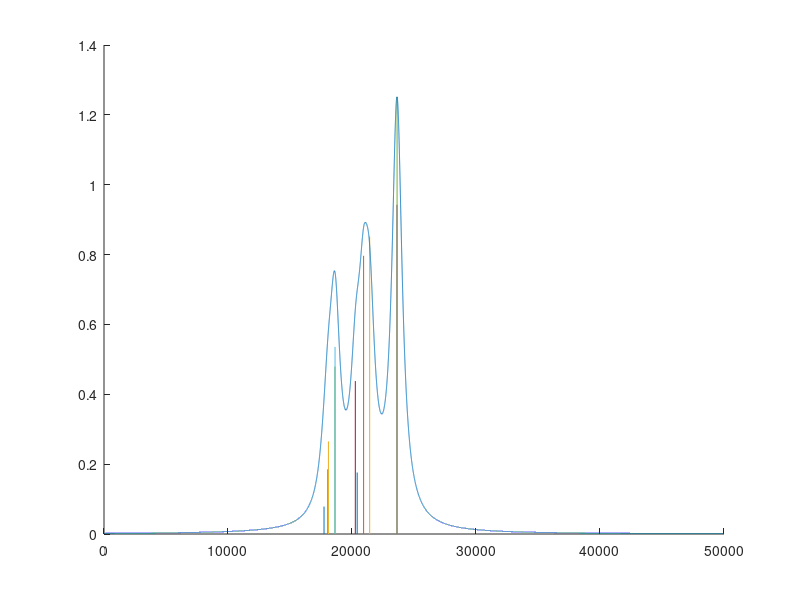

Here is the MATLAB script that generated this plot:
% Holstein-like Hamiltonian 
% This hamiltonian consist of a dimer system compose of identical monomer. 
% This system only invole 1 electronic state 1 vibrational state on the 1st
% electronic exicted state for each monomer. 
% Ref: Kistler, K. A.; Pochas, C. M.; Yamagata, H. JPCB, 2011, 116, 77?86.

%% options
% molecule parameters
NV = 2; % NUmber of maximun vibrational quata
w0 =2000;
Lambda = 0.57;
J12 = 300;
D = 0;
w0_0 = 18000;


% figure
PlotStick = 1;
LineShape = 'L';
LineWidth = 1000;
F_Min = 0000;
F_Max = 50000;


%% Construct local mode basis

NS = (NV+2)*(NV+1)/2; % number of state

[W1,W2] = ndgrid(NV+1:-1:1,1:NV+1);

WV1 = tril(W1);
WV1 = WV1(WV1>0)-1;

WV2 = tril(W2);
WV2 = WV2(WV2>0)-1;

WV = [WV1;WV2];

%% Construct vibrational ladder operators 
% prep vib mode index in matrix form
[V1_Ind1,V1_Ind2] = ndgrid(WV1);
[V2_Ind1,V2_Ind2] = ndgrid(WV2);

% prep vib quantum # diff matrix
V1_qn_diff = V1_Ind1 - V1_Ind2;
V2_qn_diff = V2_Ind1 - V2_Ind2;

% prep nuclear wavefunction overlape matrix
V1_overlap = ~(V1_qn_diff);
V2_overlap = ~(V2_qn_diff);

% Creation/Anihilation operator for |1> state 
B1_p_Ind = ~(V1_qn_diff-1);
B1_n_Ind = ~(V1_qn_diff+1);
B1_p = (      sqrt(WV1)*ones(size(WV1))') .* B1_p_Ind .* V2_overlap;
B1_n = (ones(size(WV1))*sqrt(WV1)'      ) .* B1_n_Ind .* V2_overlap;

% Creation/Anihilation operator for |2> state 
B2_p_Ind = ~(V2_qn_diff-1);
B2_n_Ind = ~(V2_qn_diff+1);
B2_p = (      sqrt(WV2)*ones(size(WV2))') .* B2_p_Ind .* V1_overlap;
B2_n = (ones(size(WV2))*sqrt(WV2)'      ) .* B2_n_Ind .* V1_overlap;

%% Construct Hmiltonian
% H = (H1) + (H2) + (H3) + (H4)
% H1: w0(Bn_p.*Bn_n)
% H2: lambda*w0*(Bn_p + Bn_n)|n><n|
% H3: J12*(|1><2| + |2><1|)
% H4: D + w0-0 + Lambda^2*w0

% H1
H1 = w0 * blkdiag(B1_p*B1_n,B2_p*B2_n);

% H2
H2 = Lambda * w0 * blkdiag(B1_p+B1_n,B2_p+B2_n);

% H3
H3 = reshape(eye(size(H1)),size(H1,1),NS,2); % need replace eye with FC factor matrix
H3 = reshape(H3(:,:,[2,1]),size(H1));
H3 = J12.*H3;

% H4
H4 = (D+w0_0+Lambda^2*w0).*eye(size(H1));

H = blkdiag(0,H1+H2+H3+H4);

%% Diagonalize H
% note: the eiganvector V_Full(:,i) has been already normalized.
[V_Full,D_Full] = eig(H);
Ex_Freq = diag(D_Full);

% sort eiganvalue form small to big and reorder the eiganvectors
[Sort_Ex_Freq,Indx] = sort(Ex_Freq);
 Sort_Ex_V          = V_Full(:,Indx);
 
%% Construct Transiton matrix
mu1 = [0,0,1];
mu2 = [1,0,0];

Trans_Monent1 = bsxfun(@times,ones(NS,1),mu1);
Trans_Monent2 = bsxfun(@times,ones(NS,1),mu2);

Trans_Loc = zeros([size(H),3]);
Trans_Loc(1,   2:  NS+1,:) = Trans_Monent1;
Trans_Loc(1,NS+2:2*NS+1,:) = Trans_Monent2;
Trans_Loc(   2:  NS+1,1,:) = Trans_Monent1;
Trans_Loc(NS+2:2*NS+1,1,:) = Trans_Monent2;


Trans_Ex = zeros([size(H),3]);
% [Improve], maybe able to do more sophisticated
for C_mu=1:3
    Trans_Ex(:,:,C_mu) = Sort_Ex_V'*Trans_Loc(:,:,C_mu)*Sort_Ex_V;
end


%% Make figure
IntM = sum(Trans_Ex.^2,3);
IntMx = Trans_Ex(:,:,1).^2;
IntMy = Trans_Ex(:,:,2).^2;
IntMz = Trans_Ex(:,:,3).^2;
mu_OneD = IntMz(2:end,1);
freq_OneD = Sort_Ex_Freq(2:end);

Num_Modes = length(freq_OneD);

hF = figure; hold on

if eq(PlotStick,1)
    line([freq_OneD';freq_OneD'],[zeros(1,Num_Modes);mu_OneD'])
end

% Get Frequency axis range
spec_range = F_Min:F_Max;

spec_array1 = bsxfun(@times,ones(Num_Modes,length(spec_range)),spec_range);
spec_array2 = bsxfun(@minus,spec_array1,freq_OneD);

switch LineShape 
    case 'G' % Gaussian
        LineShape = exp(-(spec_array2.^2)./(LineWidth^2));
        CVL = bsxfun(@times,LineShape,mu_OneD); 
        CVL_Total = sum(CVL,1);
    case 'L' % Lorentzain 
        LineWidth = LineWidth/2;
        LineShape = LineWidth./((spec_array2.^2)+(LineWidth^2));
        CVL = bsxfun(@times,LineShape,mu_OneD); 
        CVL_Total = sum(CVL,1); 
    case 'KK'
        disp('KK is not support for FTIR...')
        CVL_Total = zeros(size(spec_range));
end


% Normalize the convoluted lineshape to maximum stick height.
Norm = max(abs(mu_OneD(:)))./max(abs(CVL_Total));
CVL_Total = CVL_Total.*Norm;

plot(spec_range,CVL_Total,'-')
hold off